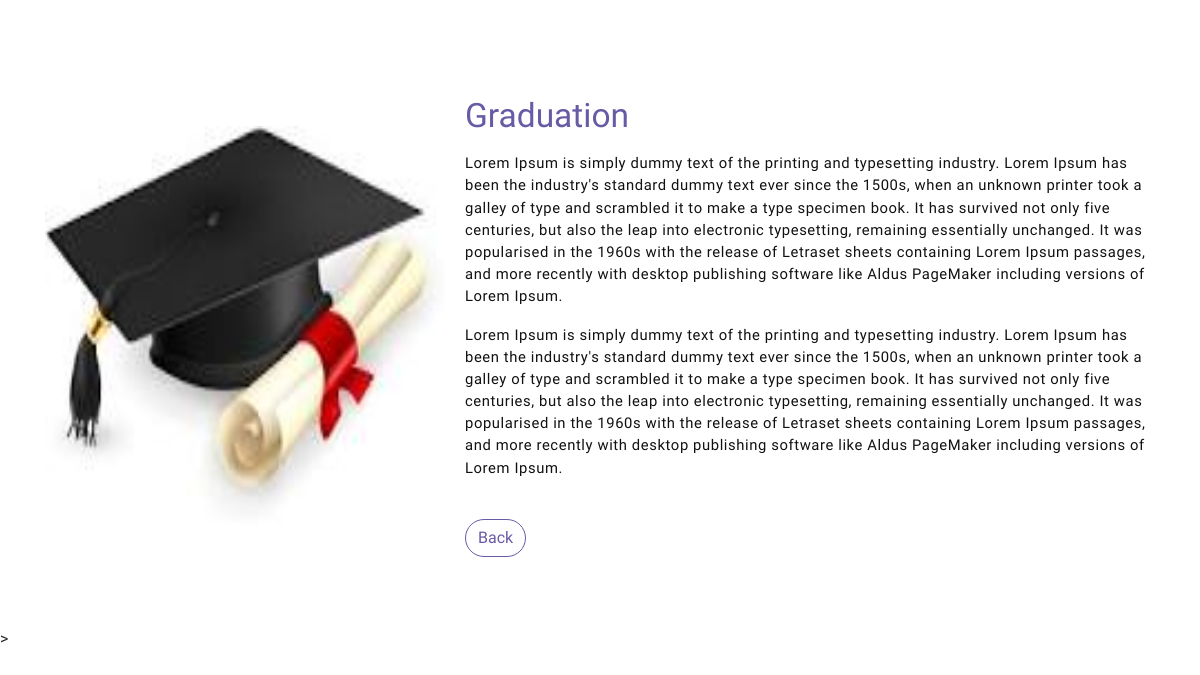
Page /blog_detail/1/ on the earlier database version.
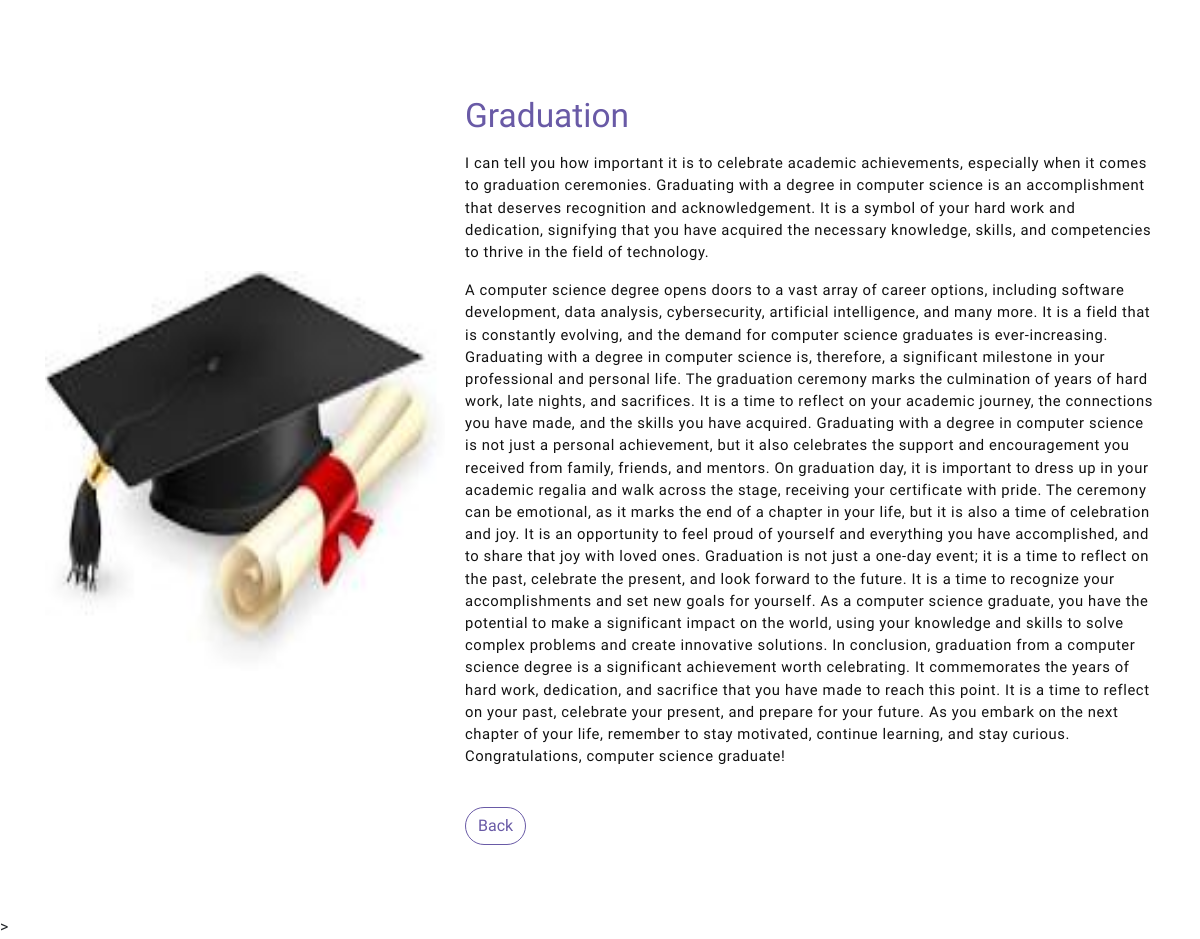
Same page on the later database version.
### main/models.py (models this page shows)
class Blog(models.Model):
    img = models.ImageField(upload_to='media/')
    name = models.CharField(max_length=200)
    inform = models.TextField()
    extra = models.TextField()

### main/views.py (the view)
# urls.py: path('blog_detail/<int:pk>/', blog_detail, name='blog_detail'),
def blog_detail(request, pk):
    contex = {
        'blog': Blog.objects.get(id=pk),
    }
    return render(request, 'blog_detail.html', contex)

### templates/blog_detail.html (shortened to what this page needs)
{%load static%}
<!DOCTYPE html>
<html lang="en">
<head>
    <link rel="stylesheet" href="{% static 'assets/vendors/themify-icons/css/themify-icons.css' %}">
	<link rel="stylesheet" href="{% static 'assets/css/meyawo.css' %}">
</head>
<body data-spy="scroll" data-target=".navbar" data-offset="40" id="home">
    <nav class="custom-navbar" data-spy="affix" data-offset-top="20">
        <div class="container">
            <ul class="nav">
            </ul>
            <a href="javascript:void(0)" id="nav-toggle" class="hamburger hamburger--elastic">
                <div class="hamburger-box">
                  <div class="hamburger-inner"></div>
                </div>
            </a>
        </div>
    </nav>
    <section class="section pt-0" id="about">
     <br>
     <br>
     <br>
     <br>
        <div class="container text-center">
            <div class="about">
                <div class="about-img-holder">
                    <img width="400px" height="400px" src="{{blog.img.url}}" alt="Download free bootstrap 4 landing page, free boootstrap 4 templates, Download free bootstrap 4.1 landing page, free boootstrap 4.1.1 templates, meyawo Landing page">
                </div>
                <div class="about-caption">
                    <h2 class="section-title mb-3">{{blog.name}}</h2>
                    <p><strong>{{blog.inform}}</strong>
                    <p><strong>{{blog.extra}}</strong>
                    </p>
                   <a href="{% url 'index'%}"> <button class="btn-rounded btn btn-outline-primary mt-4">Back</button></a>
                </div>
            </div>
        </div>
    </section>
</body>
</html>

Differences in the rows shown:
changed Blog "Graduation": inform "Lorem Ipsum is simply dummy text of the printing and typesetting industry. Lorem Ipsum has been the industry's standard dummy text ever since the 1500s, when an unknown printer took a galley of type and scrambled it to make a type specimen book. It has survived not only five centuries, but also the leap into electronic typesetting, remaining essentially unchanged. It was popularised in the 1960s with the release of Letraset sheets containing Lorem Ipsum passages, and more recently with desktop publishing software like Aldus PageMaker including versions of Lorem Ipsum." → "I can tell you how important it is to celebrate academic achievements, especially when it comes to graduation ceremonies. Graduating with a degree in computer science is an accomplishment that deserves recognition and acknowledgement. It is a symbol of your hard work and dedication, signifying that you have acquired the necessary knowledge, skills, and competencies to thrive in the field of technology."; extra "Lorem Ipsum is simply dummy text of the printing and typesetting industry. Lorem Ipsum has been the industry's standard dummy text ever since the 1500s, when an unknown printer took a galley of type and scrambled it to make a type specimen book. It has survived not only five centuries, but also the leap into electronic typesetting, remaining essentially unchanged. It was popularised in the 1960s with the release of Letraset sheets containing Lorem Ipsum passages, and more recently with desktop publishing software like Aldus PageMaker including versions of Lorem Ipsum." → "A computer science degree opens doors to a vast array of career options, including software development, data analysis, cybersecurity, artificial intelligence, and many more. It is a field that is constantly evolving, and the demand for computer science graduates is ever-increasing. Graduating with a degree in computer science is, therefore, a significant milestone in your professional and personal life. The graduation ceremony marks the culmination of years of hard work, late nights, and sacrifices. It is a time to reflect on your academic journey, the connections you have made, and the skills you have acquired. Graduating with a degree in computer science is not just a personal…"
